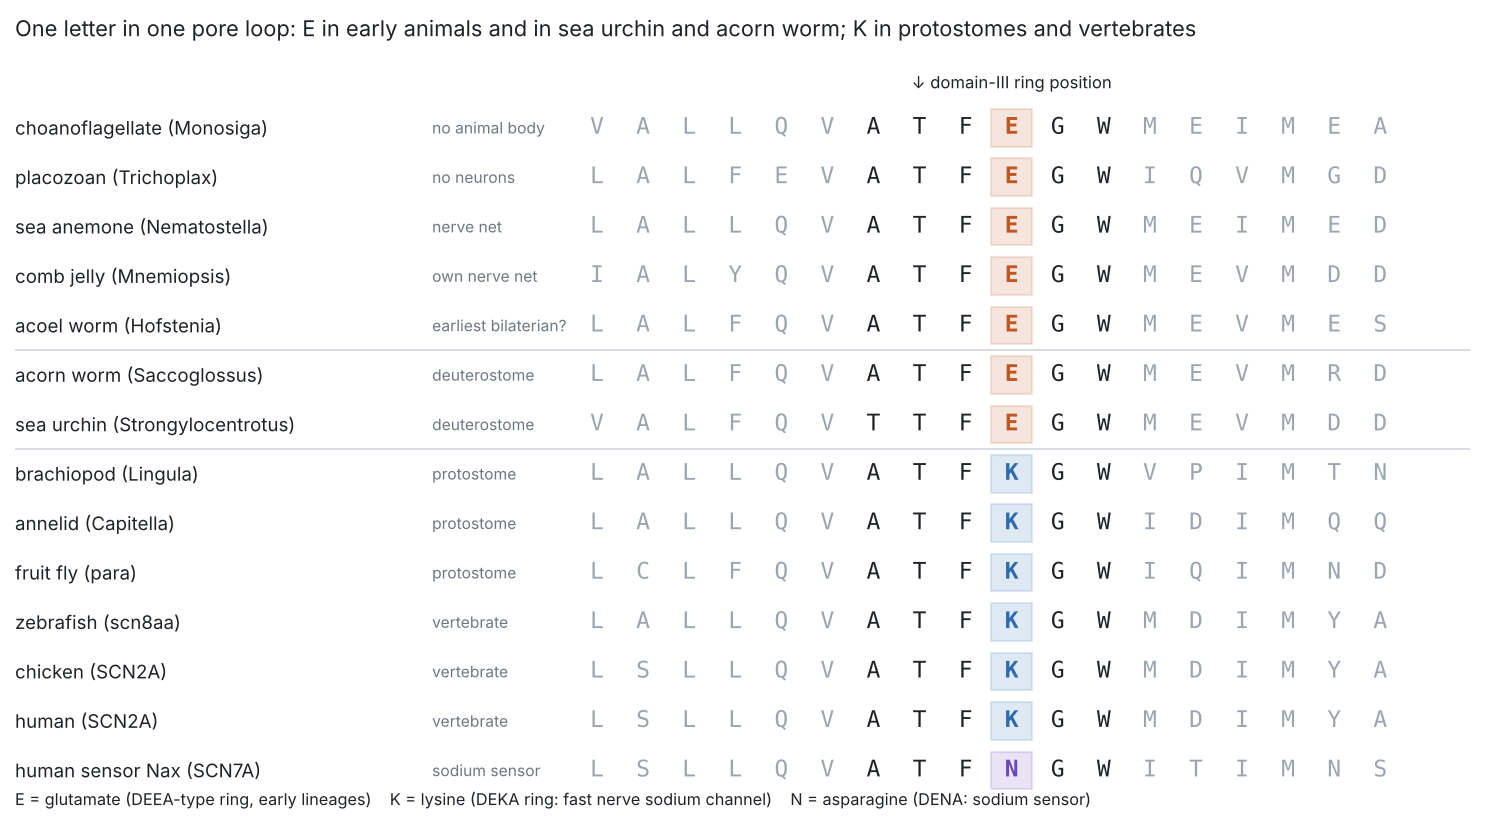

Source code (Python):
"""Manuscript 2, Figure 4: the domain-III pore loop of 4-domain sodium-type channels across the animal tree (sequences extracted L3505)."""
import matplotlib; matplotlib.use('Agg'); import matplotlib.pyplot as plt
rows=[('choanoflagellate (Monosiga)','no animal body','VALLQVATFEGWMEIMEA'),('placozoan (Trichoplax)','no neurons','LALFEVATFEGWIQVMGD'),
      ('sea anemone (Nematostella)','nerve net','LALLQVATFEGWMEIMED'),('comb jelly (Mnemiopsis)','own nerve net','IALYQVATFEGWMEVMDD'),('acoel worm (Hofstenia)','earliest bilaterian?','LALFQVATFEGWMEVMES'),('acorn worm (Saccoglossus)','deuterostome','LALFQVATFEGWMEVMRD'),('sea urchin (Strongylocentrotus)','deuterostome','VALFQVTTFEGWMEVMDD'),('brachiopod (Lingula)','protostome','LALLQVATFKGWVPIMTN'),('annelid (Capitella)','protostome','LALLQVATFKGWIDIMQQ'),('fruit fly (para)','protostome','LCLFQVATFKGWIQIMND'),
      ('zebrafish (scn8aa)','vertebrate','LALLQVATFKGWMDIMYA'),('chicken (SCN2A)','vertebrate','LSLLQVATFKGWMDIMYA'),
      ('human (SCN2A)','vertebrate','LSLLQVATFKGWMDIMYA'),('human sensor Nax (SCN7A)','sodium sensor','LSLLQVATFNGWITIMNS')]
col={'E':'#c05621','K':'#2b6cb0','N':'#6b46c1'}
fig,ax=plt.subplots(figsize=(10,5.6),dpi=150); ax.axis('off'); ax.set_xlim(0,30); ax.set_ylim(-0.8,len(rows)+0.6)
for i,(n,t,s) in enumerate(rows):
    y=len(rows)-1-i
    ax.text(0,y,n,fontsize=9,va='center',color='#1f2328'); ax.text(8.6,y,t,fontsize=7.5,va='center',color='#6e7781')
    for j,ch in enumerate(s):
        x=12+j*0.95; c=col.get(ch,'#1f2328') if j==9 else ('#1f2328' if 6<=j<=11 else '#9aa5b1')
        if j==9: ax.add_patch(plt.Rectangle((x-0.42,y-0.38),0.84,0.76,color=c,alpha=0.15))
        ax.text(x,y,ch,family='monospace',fontsize=11,ha='center',va='center',color=c,weight='bold' if j==9 else 'normal')
ax.text(12+9*0.95,len(rows)-0.2,'↓ domain-III ring position',fontsize=8,ha='center',color='#1f2328')
ax.plot([0,30],[len(rows)-5.5,len(rows)-5.5],color='#d0d7de',lw=0.8); ax.plot([0,30],[len(rows)-7.5,len(rows)-7.5],color='#d0d7de',lw=0.8)
ax.text(0,-0.7,'E = glutamate (DEEA-type ring, early lineages)    K = lysine (DEKA ring: fast nerve sodium channel)    N = asparagine (DENA: sodium sensor)',fontsize=7.8,color='#1f2328')
ax.set_title('One letter in one pore loop: E in early animals and in sea urchin and acorn worm; K in protostomes and vertebrates',fontsize=10.5,loc='left',color='#1f2328')
plt.tight_layout(); plt.savefig('figures/L3533_EtoK.png',bbox_inches='tight')
